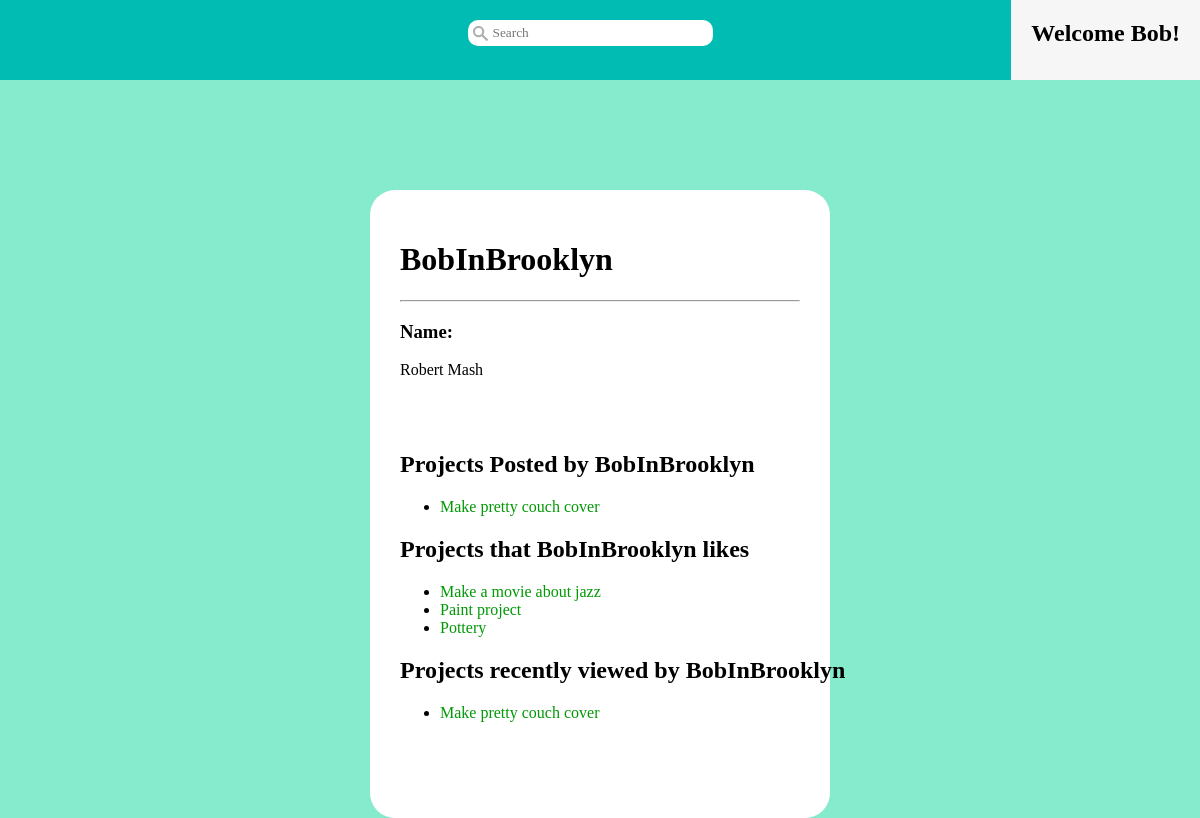
/?controller=pages&action=user&user=BobInBrooklyn (signed in), run on the app's committed database.
### tables this page shows
CREATE TABLE User (
  username VARCHAR(15) NOT NULL,
  uname VARCHAR(25) NOT NULL,
  email VARCHAR(20),
  password TEXT NOT NULL,
  str_addr VARCHAR(25),
  ucity VARCHAR(25),
  ustate VARCHAR(25),
  interests TEXT,
  ccn INT NOT NULL,
  last_login DATETIME,
  PRIMARY KEY (username)
);

CREATE TABLE Project (
  pid INTEGER NOT NULL,           --INTEGER primary keys autoincrement in SQLite3
  username VARCHAR(15) NOT NULL,
  pname VARCHAR(15) NOT NULL,
  description TEXT,
  post_time DATETIME NOT NULL,
  proj_completed BIT NOT NULL,    --if project has been completed yet
  completion_time DATETIME,       --date the project was completed
  minfunds REAL NOT NULL,
  maxfunds REAL NOT NULL,
  camp_end_time DATETIME NOT NULL,--date the campaign ends
  camp_finished BIT NOT NULL,     --if campaign is completed yet
  camp_success BIT NOT NULL,      --if the min funds were reached in time
  PRIMARY KEY (pid),
  FOREIGN KEY (username) REFERENCES User(username)
);

### index.php (called while the page is built, shortened)
<?php
    require_once('db.php');
    require_once('view/layout.php');
?>

### db.php (called while the page is built, shortened)
<?php
    class DB {
        private static $instance = null;
        private $db;
        private function __construct() {
            $dbname = $_SERVER['DOCUMENT_ROOT'].'/Flint/flint.db';
            $this->db = new PDO("sqlite:{$dbname}");
        }
        public static function getInstance() {
            if (!isset(self::$instance)) {
                self::$instance = new DB();
            }
            return self::$instance;
        }
        public function runSelect($query, $entries) {
            $db = $this->db;
            $statement = $db->prepare($query);
            if ($entries) {
                $statement->execute($entries);
            } else {
                $statement->execute();
            }
            $results = $statement->fetchAll();
            if ($results) {
                return $this->resultsToArray($results);
            } else {
                return [];
            }
        }
        public function resultsToArray($results) {
            $allitems = array();
            foreach ($results as $row) {
                $item = array();
                foreach (array_keys($row) as $key) {
                    if (gettype($key) != "integer") {
                        $item[$key] = $row[$key];
                    }
                }
                array_push($allitems, $item);
            }
            return($allitems);
        }
    }
?>

### model/user.php (called while the page is built, shortened)
<?php
    class User {
        public function __construct($username, $uname, $email, $str_addr, $ucity,
                $ustate, $interests, $ccn, $last_login) {
            $this->username = $username;
            $this->uname = $uname;
        }
        public static function getUser($username) {
            $db = DB::getInstance();
            $q = "SELECT * FROM User WHERE username=:u;";
            $results = $db->runSelect($q, array(":u" => $username));
            if ($results) {
                $row = $results[0];
                $user = new User(
                        $row['username'],
                        $row['uname'],
                        $row['email'],
                        $row['str_addr'],
                        $row['ucity'],
                        $row['ustate'],
                        $row['interests'],
                        $row['ccn'],
                        $row['last_login']
                    );
                return $user;
            } else {
                return null;
            }
        }
    }
?>

### model/project.php (called while the page is built, shortened)
<?php
    class Project {
        public function __construct($pid, $username, $pname, $description, $post_time,
                $proj_completed, $completion_time, $minfunds, $maxfunds, $camp_end_time,
                $camp_finished, $camp_success, $tags) {
            $this->pid = $pid;
            $this->pname = $pname;
        }
        public static function getProjectTags($pid) {
            $db = DB::getInstance();
            $q = "SELECT name AS tag_name FROM Project JOIN Ptags USING(pid) "
                ."JOIN Tags USING(tid) WHERE pid=:p;";
            $e = [':p' => $pid];
            $results = $db->runSelect($q, $e);
            $tags = [];
            if ($results) {
                foreach ($results as $row) {
                    $tags[] = $row['tag_name'];
                }
            }
            return $tags;
        }
        private static function getLikedProjectsByTime($username, $field) {
            $db = DB::getInstance();
            $q = "SELECT * FROM Project WHERE pid IN "
                    . "(SELECT pid FROM Likes WHERE username=:u) "
                    . "ORDER BY {$field} DESC;";
            $entries = array(":u" => $username);
            $results = $db->runSelect($q, $entries);
            if ($results) {
                $projects = [];
                foreach ($results as $row) {
                    $tags = self::getProjectTags($row['pid']);
                    $projects[] = new Project(
                            $row['pid'],
                            $row['username'],
                            $row['pname'],
                            $row['description'],
                            $row['post_time'],
                            $row['proj_completed'],
                            $row['completion_time'],
                            $row['minfunds'],
                            $row['maxfunds'],
                            $row['camp_end_time'],
                            $row['camp_finished'],
                            $row['camp_success'],
                            $tags
                        );
                }
                return $projects;
            } else {
                return [];
            }
        }
        public static function getProjectsByUsername($username) {
            $db = DB::getInstance();
            $q = "SELECT * FROM Project WHERE username=:u ORDER BY post_time DESC;";
            $entries = array(":u" => $username);
            $results = $db->runSelect($q, $entries);
            if ($results) {
                $projects = [];
                foreach ($results as $row) {
                    $tags = self::getProjectTags($row['pid']);
                    $projects[] = new Project(
                            $row['pid'],
                            $row['username'],
                            $row['pname'],
                            $row['description'],
                            $row['post_time'],
                            $row['proj_completed'],
                            $row['completion_time'],
                            $row['minfunds'],
                            $row['maxfunds'],
                            $row['camp_end_time'],
                            $row['camp_finished'],
                            $row['camp_success'],
                            $tags
                        );
                }
                return $projects;
            } else {
                return [];
            }
        }
        public static function getLikedProjectsByPostTime($username) {
            return self::getLikedProjectsByTime($username, 'post_time');
        }
    }
?>

### model/view_log.php (called while the page is built, shortened)
<?php
    class ViewLog {
        public static function getRecentProjectViews($username) {
            $db = DB::getInstance();
            $q = "SELECT pname, pid, MAX(vtime) FROM ProjectViews AS pv JOIN "
                ."Project USING(pid) WHERE pv.username=:u GROUP BY pid ORDER "
                ."BY vtime DESC;";
            $results = $db->runSelect($q, [':u' => $username]);
            if ($results) {
                $projects = [];
                foreach ($results as $row) {
                    $projects[] = ['pname' => $row['pname'], 'pid' => $row['pid']];
                }
                return $projects;
            } else {
                return [];
            }
        }
    }
?>

### view/pages/user_view.php (the view, shortened to what this page needs)
<link rel='stylesheet' href='/Flint/view/pages/css/user.css'>
<div id="container">
    <h1 id='username'><?php echo $user->username; ?></h1>
    <hr />
    <h3>Name:</h3>
    <p><?php echo $user->uname; ?></p>
    <br />
    <?php
        $owner = $_SESSION['username'] == $username;
            ?>
    <br />
<?php
    if ($ownedProjects) {
        if ($owner) {
            echo "<h2>Projects you posted</h2>";
        } else {
            echo "<h2>Projects Posted by ".$username."</h2>";
        }
        echo "<ul>";
        foreach($ownedProjects as $project) {
            $html = "<a class='entry-title'
                        href='/Flint/?controller=pages&action=project&pid="
                        . $project->pid
                        . "'>"
                        . $project->pname ."
                    </a>
            ";
            echo "<li>" . $html . "</li>";
        }
        echo "</ul>";
    }
    if ($likedProjects) {
        if ($owner) {
            echo "<h2>Projects you like</h2>";
        } else {
            echo "<h2>Projects that ".$username." likes</h2>";
        }
        echo "<ul>";
        foreach($likedProjects as $project) {
            $html = "<a class='entry-title'
                        href='/Flint/?controller=pages&action=project&pid="
                        . $project->pid
                        . "'>"
                        . $project->pname ."
                    </a>
            ";
            echo "<li>" . $html . "</li>";
        }
        echo "</ul>";
    }
    if ($viewedProjects) {
        if ($owner) {
            echo "<h2>Projects you recently viewed</h2>";
        } else {
            echo "<h2>Projects recently viewed by ".$username."</h2>";
        }
        echo "<ul>";
        foreach($viewedProjects as $projArray) {
            $pname = $projArray['pname'];
            $pid = $projArray['pid'];
            $html = "<a class='entry-title'
                        href='/Flint/?controller=pages&action=project&pid="
                        . $pid
                        . "'>"
                        . $pname ."
                    </a>
            ";
            echo "<li>" . $html . "</li>";
        }
        echo "</ul>";
    }
?>
</div>

### view/common.css (style rules this page uses)
html { width: 100%; }
body { margin: 0; padding: 0; padding-top: 90px; display: block; background-color: rgb(134, 234, 204); }
#container { width: 400px; height: 15%; border-radius: 25px; padding: 30px 30px 80px 30px; background-color: white; margin: 100px auto 0px auto; }
#container h2 { white-space: nowrap; }
.entry-title { text-decoration: none; color: rgb(0,152,5); }

### view/pages/css/user.css (style rules this page uses)
.entry-title { text-decoration: none; color: rgb(0,152,5); }

### data on the page
user: username "BobInBrooklyn", uname "Robert Mash"
project: pname "Make pretty couch cover"
project: pname "Make a movie about jazz"
project: pname "Paint project"
project: pname "Pottery"

### other printed values
$_SESSION['username'] "Bob"
$username "BobInBrooklyn"
$pname "Make pretty couch cover"
